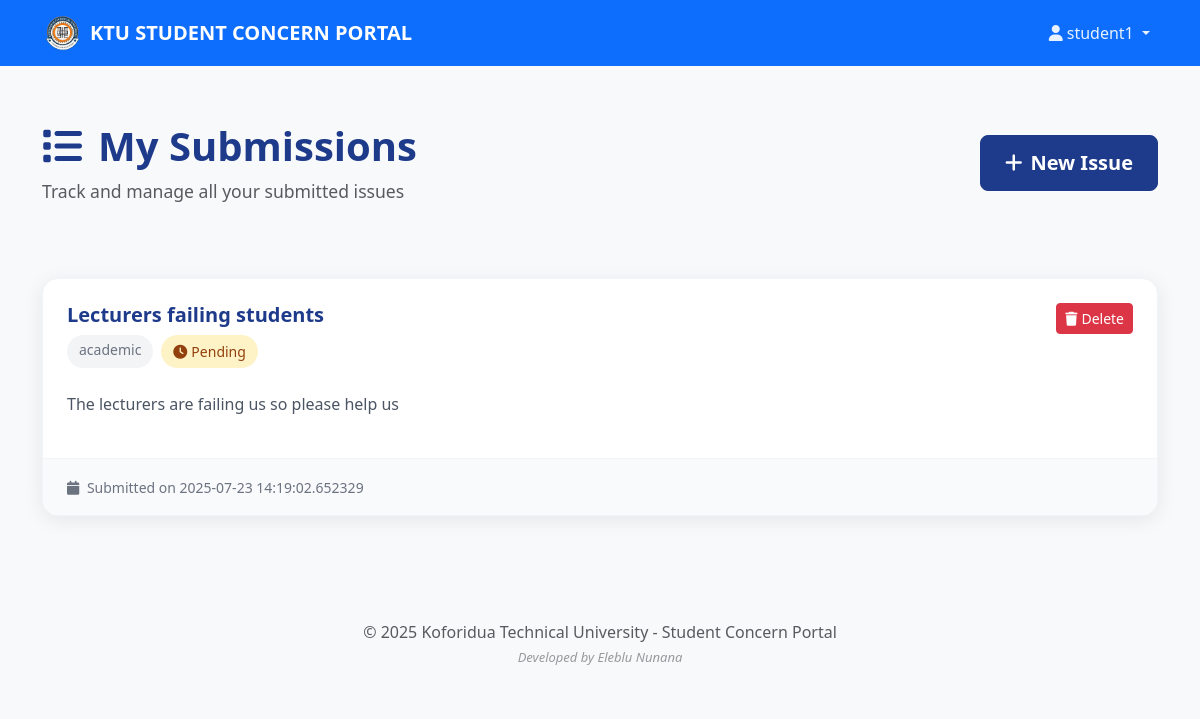
Before: /my_issues (signed in) with the older database file.
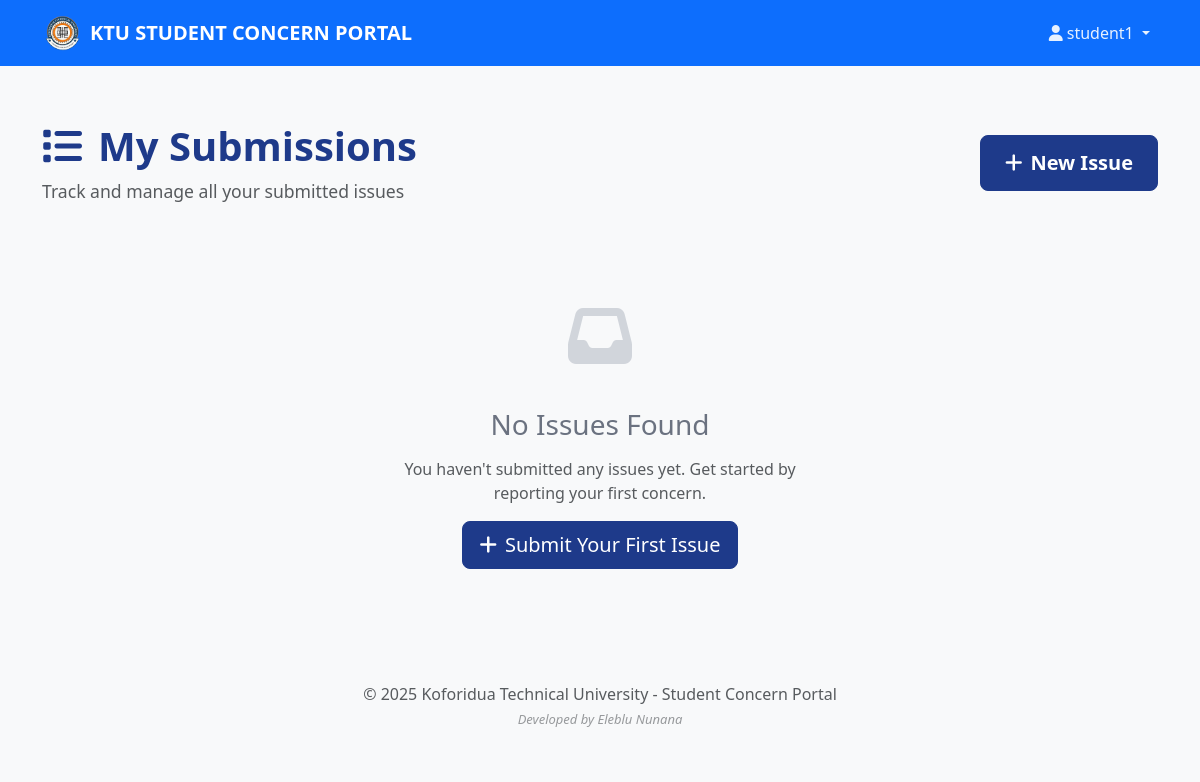
After: the same page with the newer database file.
### tables this page shows
CREATE TABLE issues (
    id INTEGER PRIMARY KEY AUTOINCREMENT,
    student_id INTEGER NOT NULL,
    subject TEXT NOT NULL,
    category TEXT NOT NULL,
    message TEXT NOT NULL,
    status TEXT NOT NULL DEFAULT 'pending' CHECK (status IN ('pending', 'in_progress', 'resolved')),
    response TEXT,
    created_at TIMESTAMP DEFAULT CURRENT_TIMESTAMP,
    FOREIGN KEY (student_id) REFERENCES users (id)
);

### app.py (the view)
@app.route('/my_issues')
def my_issues():
    if g.user is None or g.user['role'] != 'student':
        return redirect(url_for('login'))
    conn = get_db_connection()
    username = g.user['username']
    issues = conn.execute('SELECT * FROM issues WHERE student_id = (SELECT id FROM users WHERE username = ?)', (username,)).fetchall()
    conn.close()
    return render_template('my_issues.html', issues=issues, parse_datetime=parse_datetime)

### app.py (called while the page is built)
def parse_datetime(date_string):
    if not date_string:
        return 'Unknown date'
    try:
        dt = datetime.strptime(date_string, '%Y-%m-%d %H:%M:%S')
        return dt.strftime('%B %d, %Y at %I:%M %p')
    except:
        return date_string

@app.before_request
def load_logged_in_user():
    username = session.get('username')
    if username is None:
        g.user = None
    else:
        conn = get_db_connection()
        user = conn.execute('SELECT * FROM users WHERE username = ?', (username,)).fetchone()
        conn.close()
        if user is None:
            g.user = None
        else:
            g.user = {"username": user["username"], "role": user["role"]}

def get_db_connection():
    conn = sqlite3.connect('university_issues.db')
    conn.row_factory = sqlite3.Row
    return conn

### templates/my_issues.html (shortened to what this page needs)
{% extends "base.html" %}
{% block content %}
<div class="dashboard-container">
    <div class="dashboard-header">
        <div class="d-flex justify-content-between align-items-center">
            <div>
                <h1 class="dashboard-title">
                    <i class="fas fa-list me-3"></i>My Submissions
                </h1>
                <p class="dashboard-subtitle text-muted">Track and manage all your submitted issues</p>
            </div>
            <div class="header-actions">
                <a href="{{ url_for('submit_issue') }}" class="btn btn-primary btn-lg">
                    <i class="fas fa-plus me-2"></i>New Issue
                </a>
            </div>
        </div>
    </div>
    <div class="issues-container">
        {% if issues %}
            {% for issue in issues %}
            <div class="modern-issue-card">
                <div class="issue-card-header">
                    <div class="issue-title-section">
                        <h4 class="issue-card-title">{{ issue.subject }}</h4>
                        <div class="issue-badges">
                            <span class="category-badge">{{ issue.category }}</span>
                            {% if issue.status == 'pending' %}
                                <span class="status-badge pending">
                                    <i class="fas fa-clock me-1"></i>Pending
                                </span>
                            {% elif issue.status == 'in_progress' %}
                                <span class="status-badge progress">
                                    <i class="fas fa-cog me-1"></i>In Progress
                                </span>
                            {% elif issue.status == 'resolved' %}
                                <span class="status-badge resolved">
                                    <i class="fas fa-check-circle me-1"></i>Resolved
                                </span>
                            {% endif %}
                        </div>
                    </div>
                    <div class="issue-actions">
                        <button type="button" class="btn btn-danger btn-sm" data-bs-toggle="modal" data-bs-target="#deleteModal{{ issue.id }}">
                            <i class="fas fa-trash me-1"></i>Delete
                        </button>
                    </div>
                </div>
                <div class="issue-card-body">
                    <p class="issue-description">{{ issue.message }}</p>
                </div>
                <div class="issue-card-footer">
                    <span class="issue-date">
                        <i class="fas fa-calendar me-1"></i>
                        Submitted on {{ parse_datetime(issue.created_at) }}
                    </span>
                </div>
            </div>
            {% endfor %}
        {% else %}
            <div class="empty-state-container">
                <div class="empty-state">
                    <div class="empty-icon">
                        <i class="fas fa-inbox"></i>
                    </div>
                    <h3>No Issues Found</h3>
                    <p class="text-muted">You haven't submitted any issues yet. Get started by reporting your first concern.</p>
                    <a href="{{ url_for('submit_issue') }}" class="btn btn-primary btn-lg">
                        <i class="fas fa-plus me-2"></i>Submit Your First Issue
                    </a>
                </div>
            </div>
        {% endif %}
    </div>
</div>
{% endblock %}

Changed rows visible on the page:
removed issues: subject "Lecturers failing students", category "academic", status "pending" (drawn), message "The lecturers are failing us so please help us", created_at "2025-07-23 14:19:02.652329"
Other visible differences:
text now shown: "No Issues Found You haven't submitted any issues yet. Get started by reporting your first concern. Submit Your First Issue"
